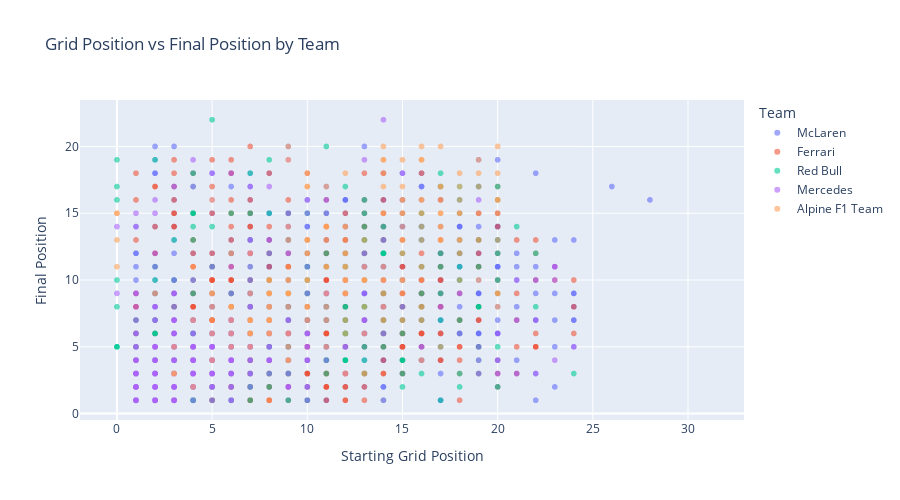

Notebook source saved alongside this figure:
### Markdown cell above
## Plotly - Grid vs Final Position

### Code cell
fig = px.scatter(master_df, x='grid', y='position', color='team_name',
                 hover_data=['driver_full_name', 'race_year', 'points'],
                 title='Grid Position vs Final Position by Team',
                 labels={'grid': 'Starting Grid Position', 
                        'position': 'Final Position',
                        'team_name': 'Team'},
                 opacity=0.6)
fig.update_layout(height=500)
fig.show()

### Figure 1 — Plotly figure (JSON) as saved in the notebook; plotly's stock layout.template omitted (floating-point values rounded to 4 significant figures; data arrays with more than 128 entries replaced by an {"elided": "..."} marker saying what was removed)
{"data": [{"customdata": {"elided": "1965x3 mixed values"}, "hovertemplate": "Team=McLaren<br>Starting Grid Position=%{x}<br>Final Position=%{y}<br>driver_full_name=%{customdata[0]}<br>race_year=%{customdata[1]}<br>points=%{customdata[2]}<extra></extra>", "legendgroup": "McLaren", "marker": {"color": "#636efa", "opacity": 0.6, "symbol": "circle"}, "mode": "markers", "name": "McLaren", "showlegend": true, "type": "scattergl", "x": {"elided": "1965 int values"}, "xaxis": "x", "y": {"elided": "1965 int values"}, "yaxis": "y"}, {"customdata": {"elided": "2481x3 mixed values"}, "hovertemplate": "Team=Ferrari<br>Starting Grid Position=%{x}<br>Final Position=%{y}<br>driver_full_name=%{customdata[0]}<br>race_year=%{customdata[1]}<br>points=%{customdata[2]}<extra></extra>", "legendgroup": "Ferrari", "marker": {"color": "#EF553B", "opacity": 0.6, "symbol": "circle"}, "mode": "markers", "name": "Ferrari", "showlegend": true, "type": "scattergl", "x": {"elided": "2481 int values"}, "xaxis": "x", "y": {"elided": "2481 int values"}, "yaxis": "y"}, {"customdata": {"elided": "830x3 mixed values"}, "hovertemplate": "Team=Red Bull<br>Starting Grid Position=%{x}<br>Final Position=%{y}<br>driver_full_name=%{customdata[0]}<br>race_year=%{customdata[1]}<br>points=%{customdata[2]}<extra></extra>", "legendgroup": "Red Bull", "marker": {"color": "#00cc96", "opacity": 0.6, "symbol": "circle"}, "mode": "markers", "name": "Red Bull", "showlegend": true, "type": "scattergl", "x": {"elided": "830 int values"}, "xaxis": "x", "y": {"elided": "830 int values"}, "yaxis": "y"}, {"customdata": {"elided": "694x3 mixed values"}, "hovertemplate": "Team=Mercedes<br>Starting Grid Position=%{x}<br>Final Position=%{y}<br>driver_full_name=%{customdata[0]}<br>race_year=%{customdata[1]}<br>points=%{customdata[2]}<extra></extra>", "legendgroup": "Mercedes", "marker": {"color": "#ab63fa", "opacity": 0.6, "symbol": "circle"}, "mode": "markers", "name": "Mercedes", "showlegend": true, "type": "scattergl", "x": {"elided": "694 int values"}, "xaxis": "x", "y": {"elided": "694 int values"}, "yaxis": "y"}, {"customdata": {"elided": "222x3 mixed values"}, "hovertemplate": "Team=Alpine F1 Team<br>Starting Grid Position=%{x}<br>Final Position=%{y}<br>driver_full_name=%{customdata[0]}<br>race_year=%{customdata[1]}<br>points=%{customdata[2]}<extra></extra>", "legendgroup": "Alpine F1 Team", "marker": {"color": "#FFA15A", "opacity": 0.6, "symbol": "circle"}, "mode": "markers", "name": "Alpine F1 Team", "showlegend": true, "type": "scattergl", "x": {"elided": "222 int values"}, "xaxis": "x", "y": {"elided": "222 int values"}, "yaxis": "y"}], "layout": {"height": 500, "legend": {"title": {"text": "Team"}, "tracegroupgap": 0}, "title": {"text": "Grid Position vs Final Position by Team"}, "xaxis": {"anchor": "y", "domain": [0, 1], "title": {"text": "Starting Grid Position"}}, "yaxis": {"anchor": "x", "domain": [0, 1], "title": {"text": "Final Position"}}}}
